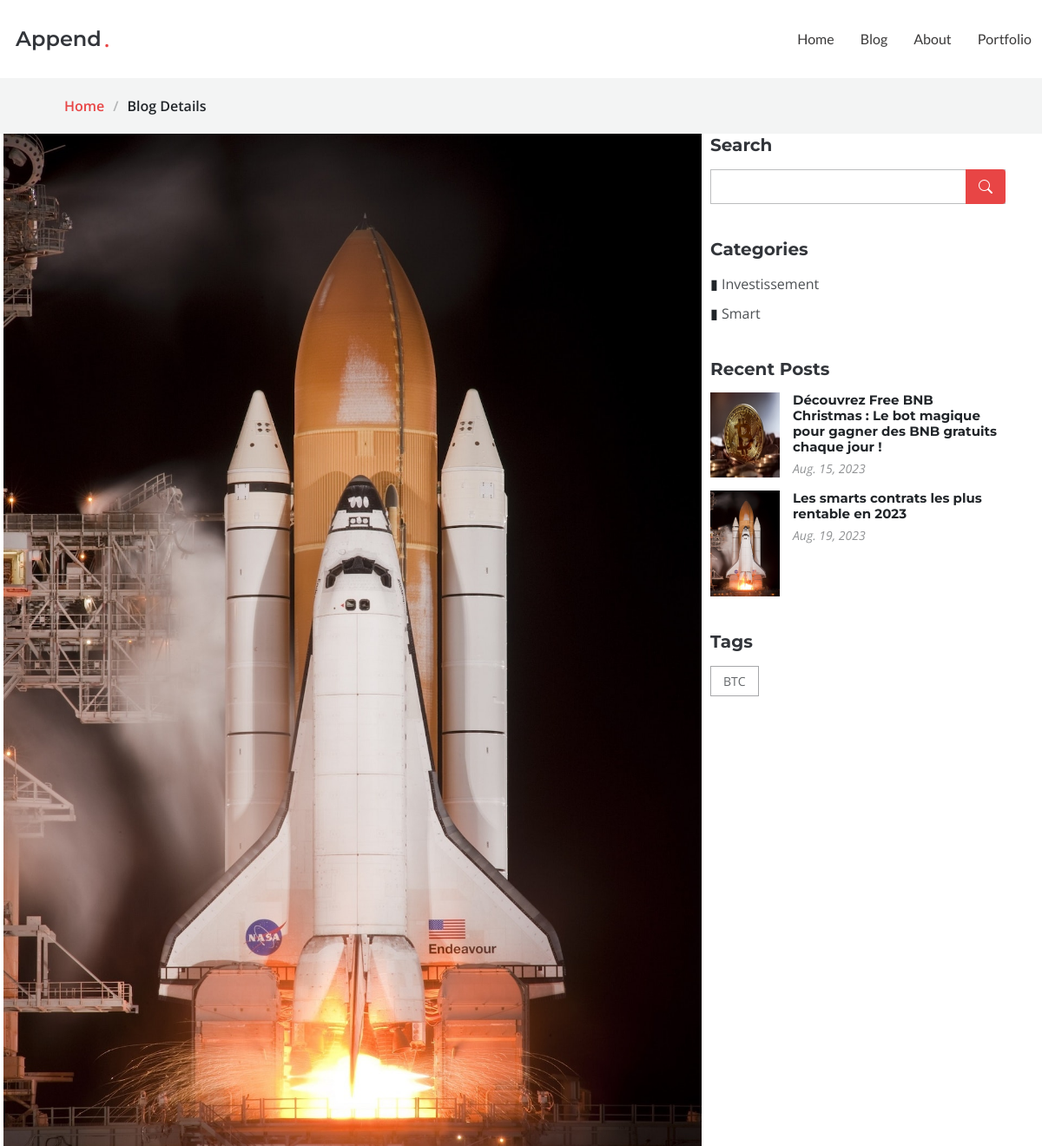
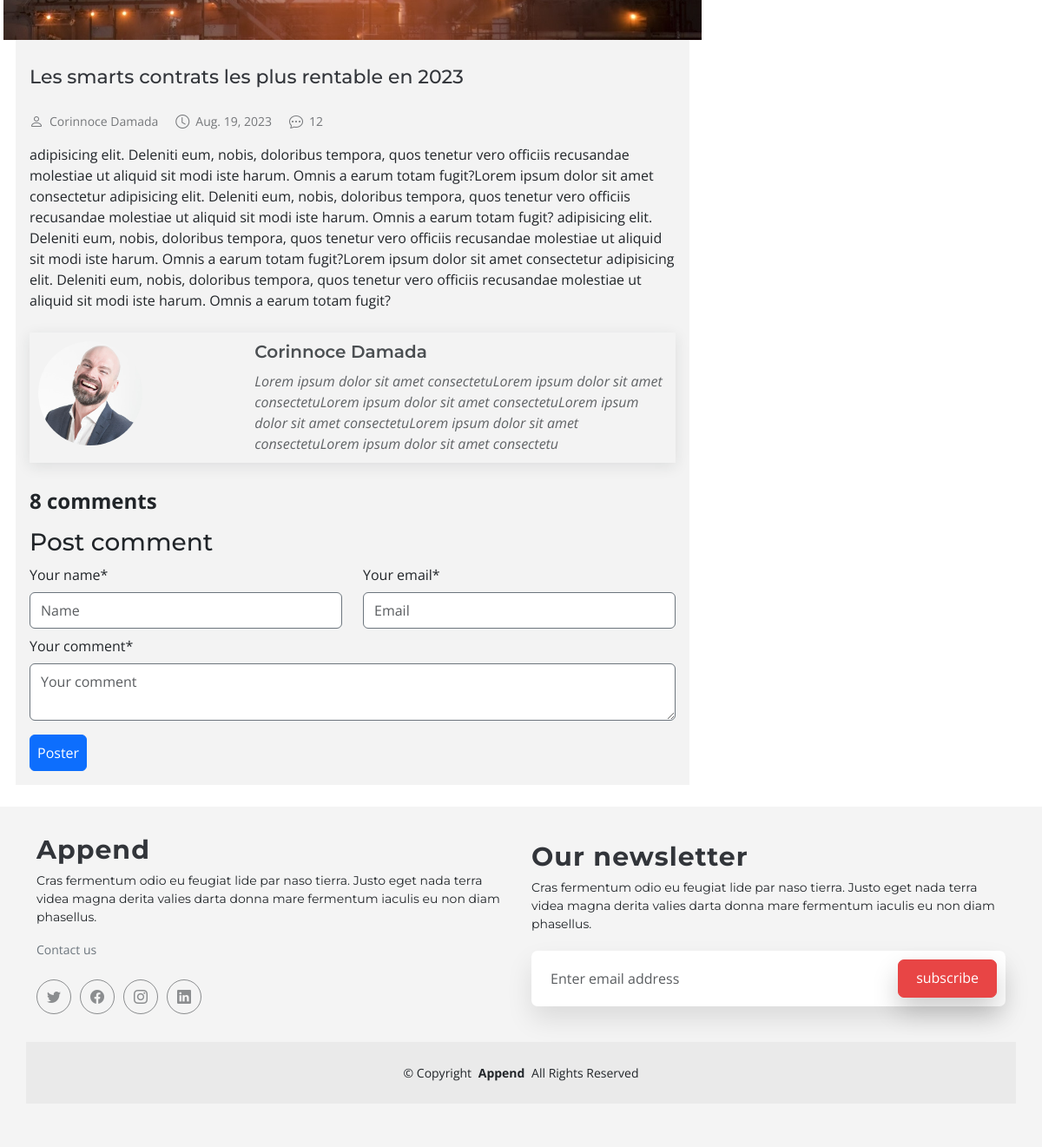
/articles/les-smarts-contrats-les-plus-rentable-en-2023/, run on the app's committed database (2 pictures, top to bottom).
### article/models.py (models this page shows, shortened)
class Article(models.Model):
    title = models.CharField(max_length=300)
    category = models.ForeignKey(Category, on_delete=models.CASCADE)
    picture = models.ImageField(upload_to='images/articles/',blank=True, null=True)
    cloudpicture = models.CharField(max_length=3000,blank=True)
    description = models.TextField(blank=True, null=True)
    slug = models.SlugField(max_length=1000,blank=True, null=True)
    author = models.ForeignKey(Author,on_delete=models.CASCADE)
    created_at = models.DateTimeField(auto_now=True)
    sendmail = models.BooleanField(default=True)
    published = models.BooleanField(default=False)
    created_at = models.DateField(auto_now=True, auto_now_add=False)

class Category(models.Model):
    name = models.CharField(max_length=254)
    picture = models.ImageField(upload_to='images/categories/',blank=True, null=True)
    cloudpicture = models.CharField(max_length=3000,blank=True)
    slug = models.SlugField(max_length=1000,blank=True, null=True)

class Author(models.Model):
    name = models.CharField(max_length=500)
    picture = models.ImageField(upload_to='images/authors/',blank=True, null=True)
    cloudpicture = models.CharField(max_length=10000,null=True,blank=True)
    description = models.TextField(blank=True)
    facebook = models.CharField(max_length=50000, blank=True, null=True)
    twitter = models.CharField(max_length=50000, blank=True, null=True)
    whatsapp = models.CharField(max_length=50000, blank=True, null=True)

class Tag(models.Model):
    name = models.CharField(max_length=50)
    category = models.ForeignKey(Category,on_delete=models.CASCADE)
    slug = models.SlugField(max_length=254,blank=True, null=True)

### article/views.py (the view)
# urls.py: path('<str:slug>/',detail,name="detail"),
def detail(request,slug):
    context={}
    context['article'] = get_object_or_404(Article,slug=slug,published=True)
    context['categorys'] = get_category()
    context['recent_post'] = get_category_blog(context['article'].category)
    context['tags'] = Tag.objects.filter(category=context['article'].category)
    context['comments'] = Comment.objects.filter(article=context['article'])
    context['s_articles'] = SousArticle.objects.filter(article=context['article'])
    return render(request,'articles/detail.html',context)

### article/models.py (called while the page is built)
def get_category():
    return Category.objects.all()

def get_category_blog(category):
    articles = Article.objects.filter(category=category,published=True)
    return articles

### article/templatetags/custom_tags.py (called while the page is built)
@register.filter
def strong(value):
    return re.sub(r'\*(.*?)\*', r'<h4>\1</h4>', value)

@register.filter
def list(value):
    return re.sub(r'\#(.*?)\#', r'<li>\1</li>', value)

### templates/articles/detail.html (shortened to what this page needs)
{% extends 'base.html' %}
{% load static %}
{% load custom_tags %}
{% block content %}
<div data-aos="fade" class="page-title">
    <nav class="breadcrumbs">
        <div class="container">
        <ol>
            <li><a href="index.html">Home</a></li>
            <li class="current">Blog Details</li>
        </ol>
        </div>
    </nav>
    </div>
    <section id="blog-details" class="blog-details">
        <div class="container ">
            <div class="row g-5">
                <div class="col-md-8 bg-detail p-3">
                    <div class="bg-detail article ">
                        <div class="post-img">
                            {% if article.picture %}
                                <img src="{{article.picture.url}}" alt="" class="img-fluid">
                            {% elif article.cloudpicture %}
                                <img src="{{article.cloudpicture}}" alt="" class="img-fluid">
                            {% elif article.category.picture.url %}
                                <img src="{{article.category.picture.url}}" alt="" class="img-fluid">
                            {% else %}
                                <img src="{{article.category.cloudpicture}}" alt="" class="img-fluid">
                            {% endif %}
                        </div>
                        <h4 class="title">{{article.title}}</h4>
                        <div class="meta-top">
                            <ul>
                                <li class="d-flex align-items-center"><i class="bi bi-person"></i> <a href="blog-details.html">{{article.author.name}}</a></li>
                                <li class="d-flex align-items-center"><i class="bi bi-clock"></i> <a href="blog-details.html"><time datetime="2020-01-01">{{article.created_at}}</time></a></li>
                                <li class="d-flex align-items-center"><i class="bi bi-chat-dots"></i> <a href="blog-details.html">12</a></li>
                            </ul>
                        </div>
                        <div class="content">
                            <p> {{article.description|strong|list|safe|urlize}} </p>
                        </div>
                    </div>
                    <div class="blog-author">
                        <div class="row">
                            <div class="col-md-4">
                                {% if article.author.picture %}
                                    <img src="{{article.author.picture.url}}" class="rounded-circle flex-shrink-0" alt="">
                                {% elif article.author.cloudpicture %}
                                    <img src="{{article.author.cloudpicture}}" class="rounded-circle flex-shrink-0" alt="">
                                {% else %}
                                    <img src="{% static 'assets/img/blog/comments-2.jpg' %}" class="rounded-circle flex-shrink-0" alt="">
                                {% endif %}
                            </div>
                        <div class="col-md-8">
                            <div>
                                <h4>{{article.author.name}}</h4>
                                <p> {{article.author.description}} </p>
                            </div>
                        </div>
                    </div>
                    </div>
                    <div class="comments">
                    <div class="comments-count h4">8 comments</div>
                    </div>
                    <div class="mt-3">
                        <h3 class="mb-2">Post comment</h3>
                        <form method="POST" action="{% url 'postcomment' %}">
                            <div class="row">
                                <div class="col-md-6">
                                    <label class="form-label mb-2" for="name">Your name*</label>
                                    <input required type="text" id="name" placeholder="Name" class="form-control border-secondary mb-2 py-2" name="username">
                                </div>
                                <div class="col-md-6">
                                    <label class="form-label mb-2" for="email">Your email*</label>
                                    <input required type="email" id="email" placeholder="Email" class="form-control border-secondary mb-2 py-2" name="email">
                                </div>
                            </div>
                            <label class="form-label  mb-2" for="comment-post">Your comment*</label>
                            <textarea id="comment-post" required placeholder="Your comment" class="form-control border-secondary mb-2 py-2" name="content"></textarea>
                            <button type="submit" class="btn btn-primary mt-2 p-2">Poster</button>
                        </form>
                    </div>
                </div>
                <div class="col-lg-4">
                    <div class="sidebar">
                        <div class="sidebar-item search-form">
                            <h3 class="sidebar-title">Search</h3>
                            <form action="{% url 'blog' %}" method="GET" class="mt-3">
                            <input type="text" name="article">
                            <button type="submit"><i class="bi bi-search"></i></button>
                            </form>
                        </div>
                        <div class="sidebar-item categories">
                            <h3 class="sidebar-title">Categories</h3>
                            <ul class="mt-3">
                                {% for category in categorys %}
                                    <li>&marker; <a href="{% url 'blog' %}?category={{category.slug}}">{{category.name}}</a></li>
                                {% endfor %}
                            </ul>
                        </div>
                        <div class="sidebar-item recent-posts">
                            <h3 class="sidebar-title">Recent Posts</h3>
                            {% for post in recent_post %}
                                <div class="post-item">
                                    {% if post.picture %}
                                        <img src="{{post.picture.url}}" alt="" class="flex-shrink-0">
                                        {% elif post.cloudpicture %}
                                            <img src="{{post.cloudpicture}}" alt="" class="flex-shrink-0">
                                        {% elif post.category.picture.url %}
                                            <img src="{{post.category.picture.url}}" alt="" class="flex-shrink-0">
                                        {% else %}
                                            <img src="{{post.category.cloudpicture}}" alt="" class="flex-shrink-0">
                                        {% endif %}
                                    <div>
                                        <h4><a href="blog-details.html">{{post.title}}</a></h4>
                                        <time datetime="2020-01-01">{{post.created_at}}</time>
                                    </div>
                                </div>
                            {% endfor %}
                        </div>
                        <div class="sidebar-item tags">
                            {% if tags %}
                                <h3 class="sidebar-title">Tags</h3>
                                <ul class="mt-3">
                                    {% for tag in tags %}
                                        <li><a href="{% url 'blog' %}?tag={{tag.slug}}">{{tag.name}}</a></li>
                                    {% endfor %}
                                </ul>
                            {% endif %}
                        </div>
                    </div>
                </div>
            </div>
        </div>
    </section>
{% endblock content %}

### data on the page
Article: category.picture (picture), title "Les smarts contrats les plus rentable en 2023", author.name "Corinnoce Damada", created_at "Aug. 19, 2023", description|strong "adipisicing elit. Deleniti eum, nobis, doloribus tempora, quos tenetur vero officiis recusandae molestiae ut aliquid sit modi iste harum. Omnis a earum totam fugit?Lorem ipsum dolor sit amet consectetur adipisicing elit. Deleniti eum, nobis, doloribus tempora, quos tenetur vero officiis recusandae molestiae ut aliquid sit modi iste harum. Omnis a earum totam fugit? adipisicing elit. Deleniti eum, nobis, doloribus tempora, quos tenetur vero officiis recusandae molestiae ut aliquid sit modi iste harum. Omnis a earum totam fugit?Lorem ipsum dolor sit amet consectetur adipisicing elit. Deleniti eum, nobis, doloribus tempora, quos tenetur vero officiis recusandae molestiae ut aliquid sit modi…", author.picture (picture), author.description "Lorem ipsum dolor sit amet consectetuLorem ipsum dolor sit amet consectetuLorem ipsum dolor sit amet consectetuLorem ipsum dolor sit amet consectetuLorem ipsum dolor sit amet consectetuLorem ipsum dolor sit amet consectetu"
Category: name "Investissement"
Category: name "Smart"
Article: picture (picture), title "Découvrez Free BNB Christmas : Le bot magique pour gagner des BNB gratuits chaque jour !", created_at "Aug. 15, 2023"
Tag: name "BTC"
